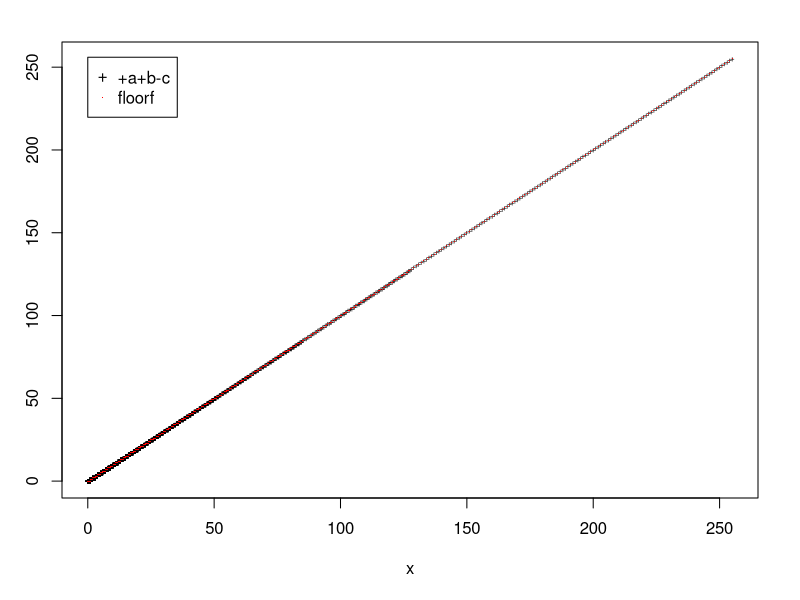
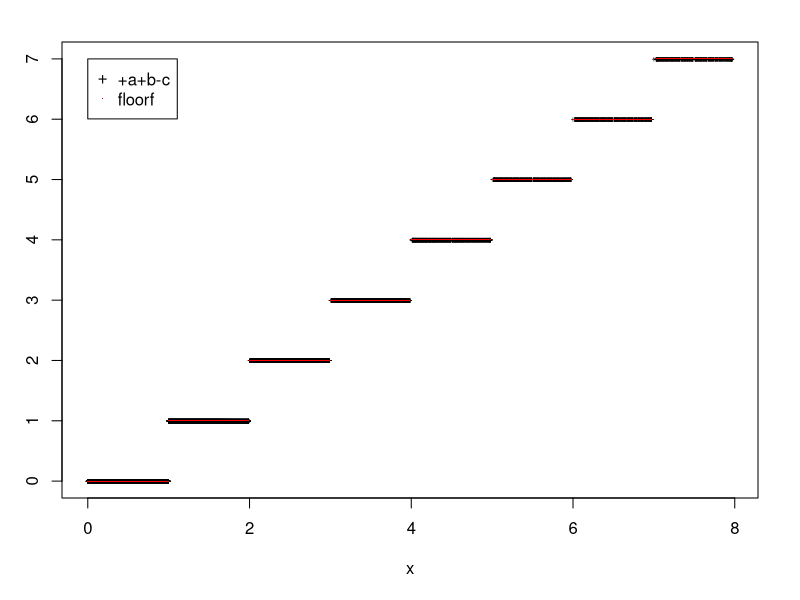

R code for these plots, in order:
g <- read.csv('floor_graph.csv')

png("floor256.png", width=1024, height=1024, res=200)
sub = g$x<256
par(mar=c(5,3,2,2)+0.1)
plot(g$x[sub], g$floorf[sub], type="p", cex=0.5, pch='+', xlab="x", ylab='')
points(g$x[sub], g$x.a.b.c[sub], cex=1.0, col="red", pch='.')
legend(0,256,legend=c("+a+b-c","floorf"), col=c("black","red"), pch=c('+','.'))
dev.off()

png("floor8.png", width=1024, height=1024, res=200)
sub = g$x<8
par(mar=c(5,3,2,2)+0.1)
plot(g$x[sub], g$floorf[sub], type="p", cex=0.5, pch='+', xlab="x", ylab='')
points(g$x[sub], g$x.a.b.c[sub], cex=1.0, col="red", pch='.')
legend(0,7,legend=c("+a+b-c","floorf"), col=c("black","red"), pch=c('+','.'))
dev.off()
